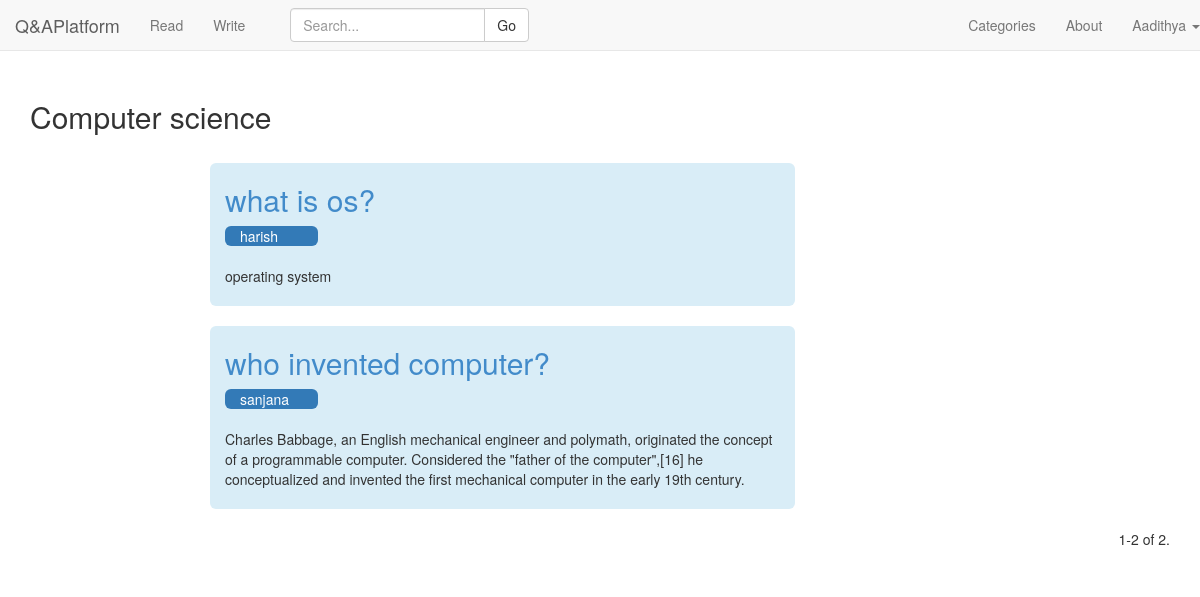
/categories/9 (signed in), run on an earlier commit of the app's database.
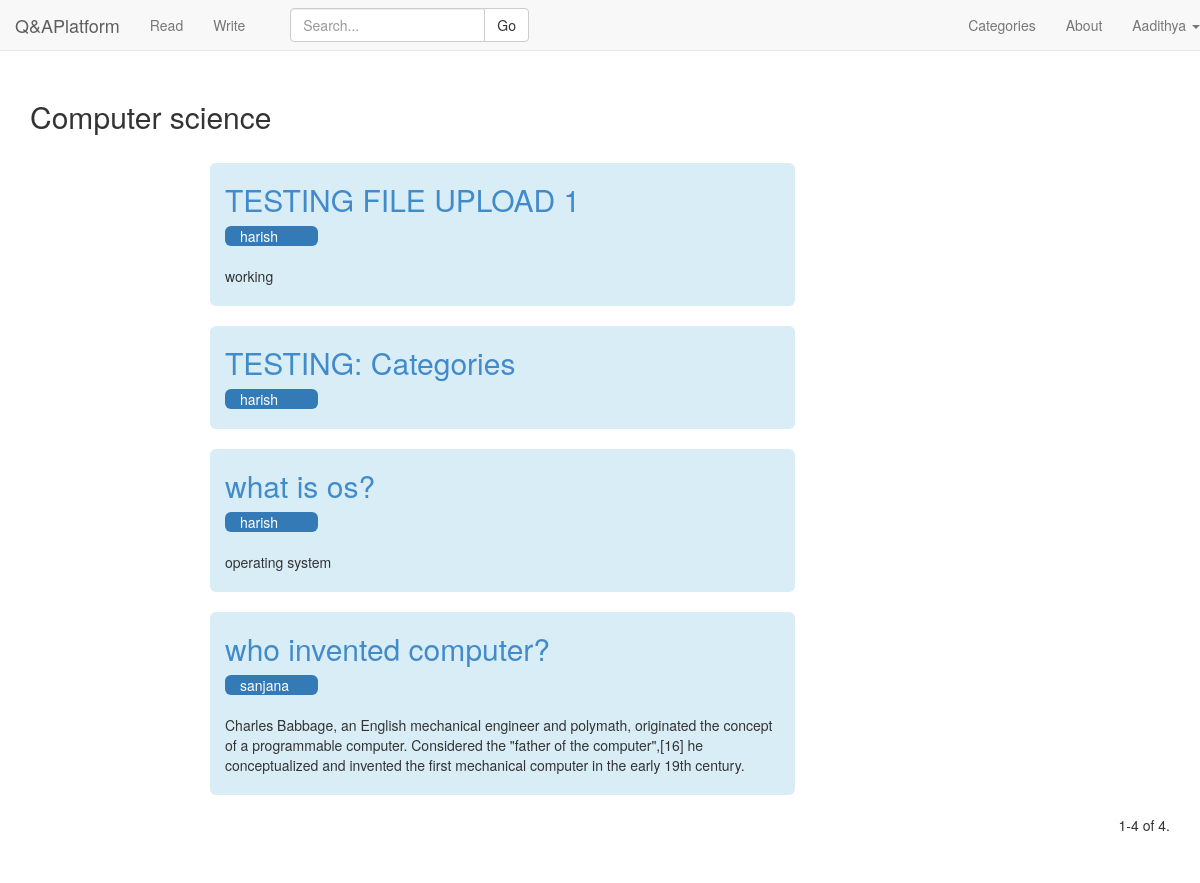
And on a later commit of the database.
### QA/models.py (models this page shows)
class Question(models.Model):
	question_text = models.TextField(blank=False,null=True)
	follow = models.IntegerField(default=0)
	author = models.ForeignKey(Customuser)
	upload = models.FileField(upload_to='uploads/%Y/%m/%d/',blank=True,null=True) #if null is true then NULL is set if no value
	timestamp = models.DateTimeField(auto_now_add=True, auto_now=False)# but in forms, set blank=True,form can be left.
	updated = models.DateTimeField(auto_now_add=False, auto_now=True)
	category1 = models.ForeignKey(Categories,blank=True,null=True,related_name='category1')
	category2 = models.ForeignKey(Categories,blank=True,null=True,related_name='category2')
	category3 = models.ForeignKey(Categories,blank=True,null=True,related_name='category3')
	category4 = models.ForeignKey(Categories,blank=True,null=True,related_name='category4')
	class Meta:
		ordering = ['follow','-timestamp']
	def __unicode__(self):
		return self.question_text

class Answer(models.Model):
	answer_text = models.TextField(blank=False,null=True)
	timestamp = models.DateTimeField(auto_now_add=True, auto_now=False)
	question = models.ForeignKey(Question)
	author = models.ForeignKey(Customuser)
	upvotes = models.IntegerField(default=0)
	faculty_upvote = models.IntegerField(default=0)
	verify = models.BooleanField(default=False)
	def __unicode__(self):
		return self.answer_text

### QA/views.py (the view)
# urls.py: url(r'^categories/(?P<category_id>[0-9]*)$',QA.views.category,name='category'),
@login_required
def category(request,category_id):
	if request.user.is_superuser:
		return HttpResponseRedirect('/report')
	if request.user.is_authenticated:
		category_object = []
		qn_list = []
		isAll=False
		cat=''
		if category_id:
			i=Categories.objects.get(pk=category_id)
			cat=i.categories
			qn_list += (Question.objects.filter(Q(Q(category1=i) |Q(category2=i)|Q(category3=i)|Q(category4=i))))
			if request.method == 'GET': # If the form is submitted
				search_query = request.GET.get('search_box', "")
				if (search_query==''):
					print "Empty Search"
				else:
					qn_list=[]
					qn_list+=Question.objects.filter(question_text__icontains=search_query).filter(Q(Q(category1=i) |Q(category2=i)|Q(category3=i)|Q(category4=i)))
		else:
			isAll=True
			qn_list = Question.objects.all()
			cat=Categories.objects.all().order_by("categories")
		qn_count = len(qn_list)
		ans = []
		qa=[]
		for i in qn_list:
			obj = QnAns()
			obj.qn = i
			a1 = Answer.objects.all().filter(question=i).order_by("-upvotes")
			if a1:
				ans.append(a1[0])
				obj.ans = a1[0]
				obj.isans = True
			else:
				obj.isans = False
			qa.append(obj)
		qa = list(set(qa))
		qns = list(set(qn_list))
		MaxQns = 10
		paginator = Paginator(qn_list, MaxQns) # Show MaxQns contacts per page
		page = request.GET.get('page')
		try:
			qns = paginator.page(page)
		except PageNotAnInteger:
			qns = paginator.page(1)
		except EmptyPage:
			qns = paginator.page(paginator.num_pages)
		n1 = (qns.number-1)*MaxQns + 1
		n2 = qns.number*MaxQns
		if n2 > qn_count:
			n2 = qn_count
		context = {
			"list":qns,
			"Object":qa,
			"qn_count":qn_count,
			"n1":n1,"n2":n2,
			"isAll":isAll,
			"category":cat,
			"isCat":True,
		}
		return render(request,"category.html",context)

### QA/models.py (called while the page is built)
	def __str__(self):
		return self.username

### QA/templates/category.html (shortened to what this page needs)
{% extends 'base.html' %}
{% load crispy_forms_tags %}
{% block question_container %}
<div class="container">
	{% if not isAll %}
		<h2>{{category}}</h2>
	{% else %}
		<h2>Category List</h2>
		{%for i in category %}
	        <a href="/categories/{{i.pk}}"><h4>{{i.categories}}</h4></a>
  		{%endfor%}
	{% endif %}
</div>
{% if not isAll %}
<div class="container">
  {%for i in Object %}
    <br>
    <div class="row">
      <div class="col-md-6 col-md-offset-2 bg-info img-rounded">
        <a href="/write/{{i.qn.pk}}"><h2>{{i.qn}}</h2></a>
        <div class="col-xs-2 col-sm-2 bg-primary img-rounded word-wrap">
          {{i.qn.author}}
        </div>
        {% if i.isans %}
          <br> <br>
          {{ i.ans }}
        {% endif %}
        <br> <br>
      </div>
    </div>
  {%endfor%}
</div>
{% endif %}
{% endblock %}
{% block read_container %}
{% if not isAll %}
<div class="container text-right">
<div class="pagination">
    <span class="step-links">
        <span class="current">
            {{ n1 }}-{{ n2 }} of {{ qn_count }}.
        </span>
    </span>
</div>
</div>
{% endif %}
{% endblock %}

What changed in the data, as far as the page shows it:
added Question: qn "TESTING FILE UPLOAD 1", qn.author "harish"
added Answer: ans "working"
added Question: qn "TESTING: Categories", qn.author "harish"
Also different on the page:
{{ n2 }}: "2" → "4"
{{ qn_count }}: "2" → "4"
